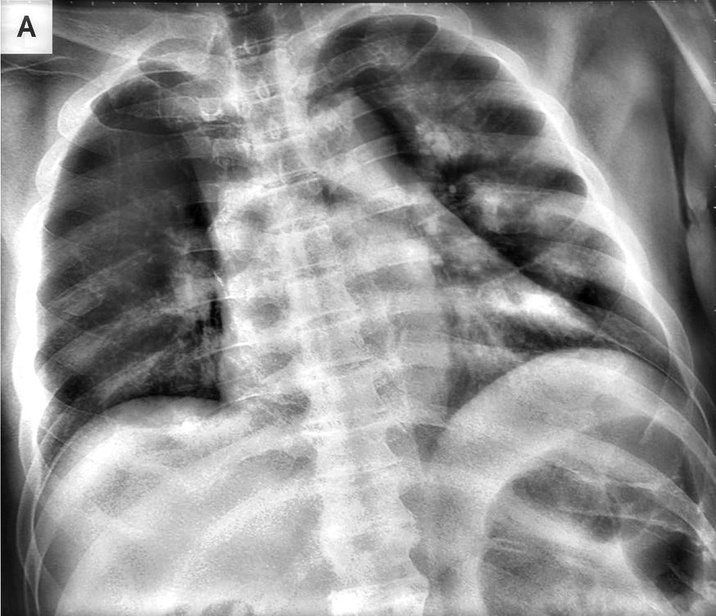
#> input picture sample/covid/001.jpg, 716 x 616 px, shrunk from 873 x 751 before the run, found by its file name
$ jupyter execute --allow-errors 01_02_PreProcessing.ipynb   (shell and % lines are left out)   (older library calls are emulated)
#> lines starting #> are read from the running program, lines starting #| are printed output that depends on the picture
<a href="https://colab.research.google.com/github/ricardotran92/COVID19_Pneumonia_Normal_Chest_Xray_PA/blob/main/Github_Colab.ipynb" target="_parent"></a>

[cell 1]
from google.colab import drive as drive
# drive.flush_and_unmount()
drive.mount('/content/drive')

[cell 2]
# Access a public Github repos
%cd '/content'

[cell 3]
import pandas as pd
import numpy as np
import os
import matplotlib.pyplot as plt
import cv2
from PIL import Image

[cell 4]
# @title
def DataSetSummary (local_path, tabs):
  # Take list of files & folders in local folder
  all_items = os.listdir(local_path)

  # Filter folder list
  folders = [item for item in all_items if os.path.isdir(os.path.join(local_path, item))]

  # Print summary information if folders > 0:
  if(len(folders) > 0):
    indent = '\t' * tabs
    print("{}Tổng số thư mục: {}".format(indent, len(folders)))
    for folder in folders:
      folder_path = os.path.join(local_path, folder)
      files_in_folder = len(os.listdir(folder_path))
      print("{}-Thư mục: {}, Số tệp: {}".format(indent, folder, files_in_folder))
      DataSetSummary(folder_path, tabs+1)

# DataSetSummary(local_path, 0)

[cell 5]
# import os

# Hierarchical local folder in Colab
repository_folder = ["COVID19_Pneumonia_Normal_Chest_Xray_PA"]

for folder in repository_folder:
  local_path = '/content/' + folder + '/dataset'
  # local_path = '/content/' + folder + '/sample'
  DataSetSummary(local_path, 0)

[cell 6]
%cd /content/drive/MyDrive/Colab Notebooks/Thesis/Preprocessing/COVID19_Pneumonia_Normal_Chest_Xray_PA

[cell 7]
# Set the path to your dataset
dataset_path = '/content/COVID19_Pneumonia_Normal_Chest_Xray_PA/sample'
# dataset_path = '/content/COVID19_Pneumonia_Normal_Chest_Xray_PA/dataset'

[cell 8]
import os

class Image:
    def __init__(self, path, label):
        # self.image = cv2.imread(path) # directly read
        self.path = path # only directory
        self.label = label

def load_images_from_folder(dataset_path):
    images = []
    # labels = [] # direct
    for class_name in os.listdir(dataset_path):
        class_folder_path = os.path.join(dataset_path, class_name)
        if os.path.isdir(class_folder_path):
            for image_name in os.listdir(class_folder_path):
                image_path = os.path.join(class_folder_path, image_name)
                img = Image(image_path, class_name)
                images.append(img)
                # labels.append(img.label) # direct
    # return images, labels # direct
    return images

images = load_images_from_folder(dataset_path)
# for class_name, imgs in images.items():
#     for img in imgs:
#         print(f"Path: {img.path}, Label: {img.label}")

[cell 9]
def load_images_from_folder(dataset_path, images_per_class=None):
    images = {}
    for class_name in os.listdir(dataset_path):
        class_folder_path = os.path.join(dataset_path, class_name)
        if os.path.isdir(class_folder_path):
            count = 0
            images[class_name] = []
            for image_name in os.listdir(class_folder_path):
                if images_per_class is None or count < images_per_class:
                    image_path = os.path.join(class_folder_path, image_name)
                    img = Image(image_path, class_name)
                    images[class_name].append(img)
                    count += 1
    return images

def imshow(images, images_per_class=None):
#> called with images_per_class = 10
    for class_name, imgs in images.items():
        plt.figure(figsize=(30,30))
        print(f'Class {class_name}')
        for i in range(min(images_per_class if images_per_class else len(imgs), len(imgs))):
            plt.subplot(1, images_per_class if images_per_class else len(imgs), i+1)
            img = cv2.imread(imgs[i].path)
#> img is the input picture: shape (616, 716, 3); min 0, max 255, mean 144.3
            # img = cv2.cvtColor(img, cv2.COLOR_BGR2RGB)
            plt.imshow(img)
            # plt.title(os.path.basename(imgs[i].path))
            plt.axis('off')
        plt.show()

# Example usage:
images = load_images_from_folder(dataset_path)
imshow(images, 10)

[cell 10]
from PIL import Image

# [11 lines left out: function get_image_specifications, not called in this run]

# Example usage:
# image_path = "/content/COVID19_Pneumonia_Normal_Chest_Xray_PA/sample/pneumonia/00001182_004.png"
print('images.keys:', images.keys())
#> (the rest of this cell did not finish here and is left out)

## Noise Metrics

GitHub Copilot: The evaluation metrics indicate that both the Github Copilot's code and ChatGPT's code have successfully reduced the noise in the image, as evidenced by the non-infinite PSNR and non-zero RMSE values.

The PSNR (Peak Signal-to-Noise Ratio) is a measure of the peak error. The fact that PSNR is infinite for the original image indicates there's no noise (as it's being compared with itself), while for the processed images, the PSNR values are finite and quite high, indicating a low level of distortion.

The RMSE (Root Mean Square Error) is a quadratic scoring rule that measures the average magnitude of the error. The fact that RMSE is zero for the original image indicates there's no error (as it's being compared with itself), while for the processed images, the RMSE values are non-zero but quite low, indicating a low level of error.

The SNR (Signal-to-Noise Ratio) is a measure of signal strength relative to background noise. The negative SNR values indicate that the noise is stronger than the signal, which is not ideal. However, the SNR values have increased (become less negative) from the original to the processed images, indicating that the signal has become stronger relative to the noise.

In terms of comparison between Github Copilot's code and ChatGPT's code, the metrics are quite similar, but ChatGPT's code has slightly better PSNR and RMSE values, indicating slightly less distortion and error. However, the differences are quite small and may not be noticeable in the image quality.

GitHub Copilot: Dĩ nhiên, dưới đây là các định nghĩa bằng tiếng Việt:

1. PSNR (Peak Signal-to-Noise Ratio - Tỉ lệ tín hiệu so với nhiễu): PSNR là một độ đo chất lượng của hình ảnh đã được khôi phục so với hình ảnh gốc. PSNR càng cao, chất lượng hình ảnh khôi phục càng tốt và càng giống với hình ảnh gốc.

2. RMSE (Root Mean Square Error - Sai số bình phương trung bình): RMSE là một độ đo sự khác biệt giữa các giá trị dự đoán bởi một mô hình và các giá trị thực tế. RMSE càng thấp, mô hình dự đoán càng chính xác.

3. SNR (Signal-to-Noise Ratio - Tỉ lệ tín hiệu so với nhiễu): SNR là một độ đo chất lượng tín hiệu so với nhiễu. SNR càng cao, chất lượng tín hiệu càng tốt và nhiễu càng ít.

Lưu ý rằng, mặc dù PSNR, RMSE, và SNR cao thường cho thấy chất lượng hình ảnh tốt hơn, nhưng chúng không phải lúc nào cũng dẫn đến độ chính xác cao hơn trong các tác vụ phân loại.

[cell 11]
from skimage.metrics import peak_signal_noise_ratio, mean_squared_error

# [21 lines left out: function calculate_metrics, not called in this run]

It looks like you've provided information about three different image quality metrics: PSNR (Peak Signal-to-Noise Ratio), MSE (Mean Squared Error), and AMBE (Absolute Mean Brightness Error). These metrics are commonly used for assessing the quality of reconstructed or processed images. Let me explain each of them briefly:

### 1. Peak Signal-to-Noise Ratio (PSNR):

PSNR is a measure of the quality of a reconstructed or processed image. It is expressed in decibels (dB) and is calculated using the formula:

$$ PSNR = 10 \cdot \log_{10}\left(\frac{{\text{Max Value}^2}}{{\text{MSE}}}\right) $$

Where:
- $\text{Max Value}$ is the maximum pixel value of the image (usually 255 for 8-bit images).
- $\text{MSE}$ is the Mean Squared Error between the original and processed images.

### 2. Mean Squared Error (MSE):

MSE is a measure of the average squared differences between corresponding pixels of the original and processed images. It is calculated using the formula:

$$ MSE = \frac{1}{N \times M} \sum_{i=1}^{N} \sum_{j=1}^{M} (I(i, j) - P(i, j))^2 $$

Where:
- $N$ and $M$ are the dimensions of the images.
- $I(i, j)$ is the intensity of the pixel at position $(i, j)$ in the original image.
- $P(i, j)$ is the intensity of the pixel at position $(i, j)$ in the processed image.

### 3. Absolute Mean Brightness Error (AMBE):

AMBE measures the contrast between the initial image's brightness and the improved image's brightness. It is given by the formula:

$$ AMBE = \frac{1}{N \times M} \sum_{i=1}^{N} \sum_{j=1}^{M} |I(i, j) - P(i, j)| $$

Where:
- $N$ and $M$ are the dimensions of the images.
- $I(i, j)$ is the intensity of the pixel at position $(i, j)$ in the original image.
- $P(i, j)$ is the intensity of the pixel at position $(i, j)$ in the processed image.

These metrics are commonly used for image quality assessment, and you can implement them using the appropriate formulas in your chosen programming language (such as Python). If you have specific questions or need code examples, feel free to ask!

[cell 12]
import cv2
import numpy as np

# [27 lines left out: function calculate_metrics, not called in this run]

## Original

[cell 13]
import os
import cv2
import numpy as np
from shutil import copyfile

# Define that paths
# dataset_path = '/content/COVID19_Pneumonia_Normal_Chest_Xray_PA/sample'
output_path = '/content/drive/MyDrive/Colab Notebooks/Thesis/Preprocessing/COVID19_Pneumonia_Normal_Chest_Xray_PAOriginal'

# Create the output directory if it doesn't exist
os.makedirs(output_path, exist_ok=True)

# Get the list of child class folders
child_folders = os.listdir(dataset_path)

# Process each child class folder
for folder in child_folders:
    # Create the output folder for the current child class
    output_folder = os.path.join(output_path, folder)
    os.makedirs(output_folder, exist_ok=True)

    # Get the list of image files in the current child class folder
    folder_path = os.path.join(dataset_path, folder)
    image_files = os.listdir(folder_path)

    # # List of lossless formats
    # lossless_formats = ['.png']

    # Process each image file
    for image_file in image_files:
        # Read the image
        image_path = os.path.join(folder_path, image_file)
        img = cv2.imread(image_path)

        # Export the preprocessed image to the output folder
        filename, extension = os.path.splitext(image_file)
        # output_image_path = os.path.join(output_folder, image_file)
        output_image_path = os.path.join(output_folder, filename + '.jpg')
        cv2.imwrite(output_image_path, img)
        # [4 lines of commented-out code are left out]

## Butterworth

[cell 14]
import scipy.fftpack as fftim
a = np.mgrid[:5, :5][0]
display("a",a)
plt.imshow(a, cmap='gray')
a = np.fft.fft2(a)
display("fft2 a", a)
a = abs(a)
display("abs", a)
a = fftim.fftshift(a)
display("fftim a", a)
a = np.fft.ifft2(a, s=None, axes=(-2,-1))
display(a)
a = abs(a)
plt.imshow(a, cmap='gray')
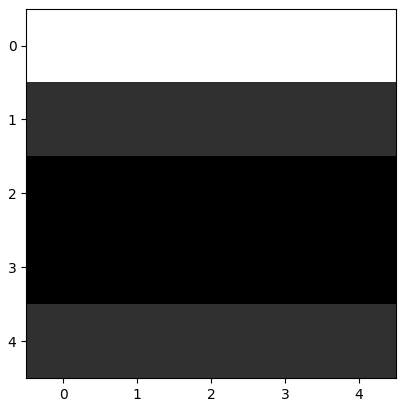
#> figure drawn by matplotlib, 1 panel

[cell 15]
import scipy.fftpack as fftim
from PIL import Image
import matplotlib.pyplot as plt

# Opening the image and converting it to grayscale.
# b = Image.open('../Figures/fft1.png').convert('L')
#> (the rest of this cell did not finish here and is left out)

### Bandpass idea

[cell 16]
import scipy.misc
import numpy, math
import scipy.fftpack as fftim
from PIL import Image
import cv2
# Opening the image and converting it to grayscale.
#> (the rest of this cell did not finish here and is left out)

GitHub Copilot: The Butterworth bandpass filter is a type of filter that passes frequencies within a certain range and rejects frequencies outside that range. The parameters of the filter, including the low cut-off frequency (`lowcut`), high cut-off frequency (`highcut`), and order (`order`), can significantly affect the output image in terms of brightness, noise, edge sharpness, and detail.

1. `lowcut`: This parameter determines the smallest features that will be preserved in the image. If `lowcut` is set too high, smaller details in the image may be lost, and the image may appear blurred. This can also reduce the overall brightness of the image, as the low frequencies in the Fourier domain correspond to the overall brightness in the spatial domain.

2. `highcut`: This parameter determines the largest features that will be preserved in the image. If `highcut` is set too low, larger details in the image may be lost, and the image may appear more noisy. This can also reduce the contrast of the image, as the high frequencies in the Fourier domain correspond to the edges and fine details in the spatial domain.

3. `order`: This parameter determines the sharpness of the transition between the passband and the stopband. A higher order results in a steeper transition, which can help to more precisely control which frequencies are passed and which are stopped. However, a higher order can also result in more ringing artifacts in the spatial domain, which can appear as ripples or echoes near the edges of objects.

In general, you would need to adjust these parameters based on the specific characteristics of your image and the desired output. For example, if your image has a lot of small details and you want to preserve these while reducing noise, you might choose a lower `lowcut` and a higher `highcut`. If your image has a lot of large objects and you want to enhance these while reducing smaller details, you might choose a higher `lowcut` and a lower `highcut`. The `order` can be adjusted based on how sharp you want the transition between the passband and the stopband to be.

[cell 17]
rows, cols = 3, 4 # image.shape
#> rows = 3; cols = 4

# # part code 1:
# Create a meshgrid for the (u, v) coordinates
x = np.linspace(-0.5, 0.5, cols, endpoint=False) * cols
#> x = [-2, -1, 0, 1]
y = np.linspace(-0.5, 0.5, rows, endpoint=False) * rows
#> y = [-1.5, -0.5, 0.5]
x, y = np.meshgrid(x, y)
radius = np.sqrt(x**2 + y**2)
# Calculate the distance to the center of the frequency domain
display(x, y, radius)

# part code 2:
x = np.linspace(-0.5, 0.5, cols) * cols
#> x = [-2, -0.667, 0.667, 2]
y = np.linspace(-0.5, 0.5, rows) * rows
#> y = [-1.5, 0, 1.5]
radius = np.sqrt((x[np.newaxis,:]**2) + (y[:,np.newaxis]**2))
#> radius = [[2.5, 1.64, 1.64, 2.5], [2, 0.667, 0.667, 2], [2.5, 1.64, 1.64, 2.5]]
display(x, y, radius)

GitHub Copilot: The radius calculation is used to determine the distance of each point in the frequency domain from the center. This distance is then used to determine whether a given frequency should be passed or stopped by the filter.

In Code 1, the `np.meshgrid` function is used to create a two-dimensional grid of `x` and `y` values, and the radius is calculated as the Euclidean distance from each point to the center of the grid (0.5, 0.5). This means that the filter will be centered around the middle of the frequency domain, which corresponds to the low frequencies in the image.

In Code 2, the `x` and `y` values are scaled by the width and height of the image, respectively, before the radius is calculated. This means that the filter will be centered around the origin of the frequency domain, which corresponds to the high frequencies in the image.

The choice between these two methods depends on the specific characteristics of your image and the desired output. If your image has a lot of high-frequency noise that you want to remove, you might choose the method from Code 2. If your image has a lot of low-frequency noise or you want to preserve the low-frequency components of the image, you might choose the method from Code 1.

In both cases, you would need to adjust the `lowcut` and `highcut` frequencies based on the specific frequencies you want to pass or stop. The `lowcut` frequency should be set to the smallest feature size you want to preserve, and the `highcut` frequency should be set to the largest feature size you want to preserve.

### Option 1:

[cell 18]
import numpy as np
import cv2
from scipy.fftpack import fftshift, ifftshift, fft2, ifft2

import os
from shutil import copyfile

# Define that paths
dataset_path = '/content/COVID19_Pneumonia_Normal_Chest_Xray_PA/sample'
output_path = '/content/drive/MyDrive/Colab Notebooks/Thesis/Preprocessing/CLAHE_Butterworth_HE_8'

# Create the output directory if it doesn't exist
os.makedirs(output_path, exist_ok=True)

# Get the list of child class folders
child_folders = os.listdir(dataset_path)

def butterworth_bandpass_filter(image, low_cutoff, high_cutoff, order=2):
    rows, cols = image.shape
    x = np.linspace(-0.5, 0.5, cols, endpoint=False)
    y = np.linspace(-0.5, 0.5, rows, endpoint=False)
    [x, y] = np.meshgrid(x, y)
    radius = np.sqrt((x ** 2) + (y ** 2))
    filter_ = 1 / (1.0 + (radius / low_cutoff) ** (2 * order))
    filter_ = 1 - filter_
    filter_ = 1 - 1 / (1.0 + (radius / high_cutoff) ** (2 * order)) * filter_
    return filter_


# Process each child class folder
for folder in child_folders:
    # Create the output folder for the current child class
    output_folder = os.path.join(output_path, folder)
    os.makedirs(output_folder, exist_ok=True)

    # Get the list of image files in the current child class folder
    folder_path = os.path.join(dataset_path, folder)
    image_files = os.listdir(folder_path)

    # Process each image file
    for image_file in image_files:
        # Read the image
        image_path = os.path.join(folder_path, image_file)
        img = cv2.imread(image_path, 0)
#> img: shape (616, 716)

        # Apply CLAHE
        clahe = cv2.createCLAHE(clipLimit=2.0, tileGridSize=(8,8))
        cl1 = clahe.apply(img)
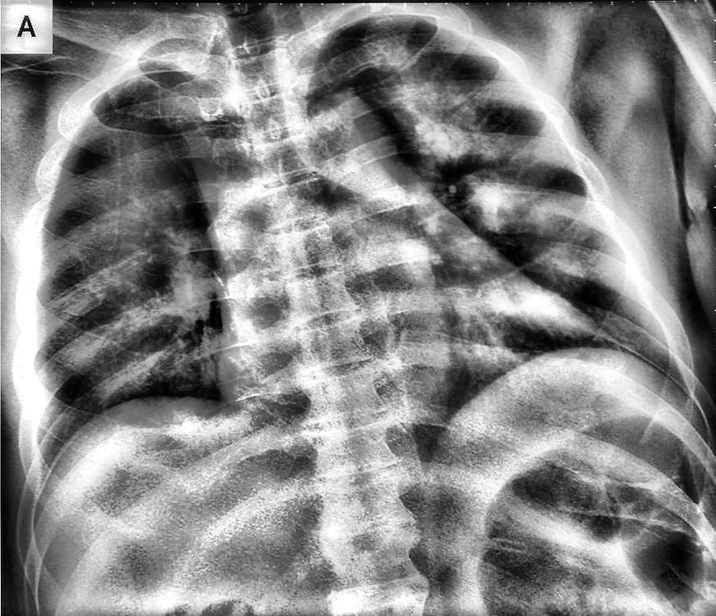
#> cl1: shape (616, 716); min 0, max 255, mean 134.3

        # Apply Butterworth bandpass filter
        img_dft = fftshift(fft2(cl1))
        # filter_ = butterworth_bandpass_filter(cl1, low_cutoff=0.0, high_cutoff=0.3)
        # filter_ = butterworth_bandpass_filter(cl1, low_cutoff=0.05, high_cutoff=0.5)  # Adjust the cutoff frequencies
        filter_ = butterworth_bandpass_filter(cl1, low_cutoff=0.2, high_cutoff=0.3)
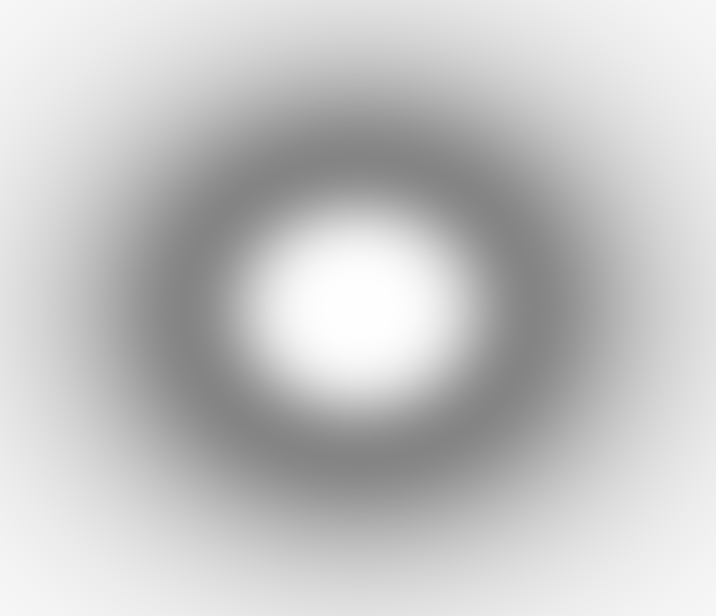
#> filter_: shape (616, 716) float64; min 0.521, max 1, mean 0.773
        img_filtered = np.abs(ifft2(ifftshift(img_dft * filter_)))

        # Normalize the filtered image to the range [0, 255]
        img_filtered = cv2.normalize(img_filtered, None, alpha=0, beta=255, norm_type=cv2.NORM_MINMAX, dtype=cv2.CV_8U)

        # Apply histogram equalization
        equalized_image = cv2.equalizeHist(img_filtered)
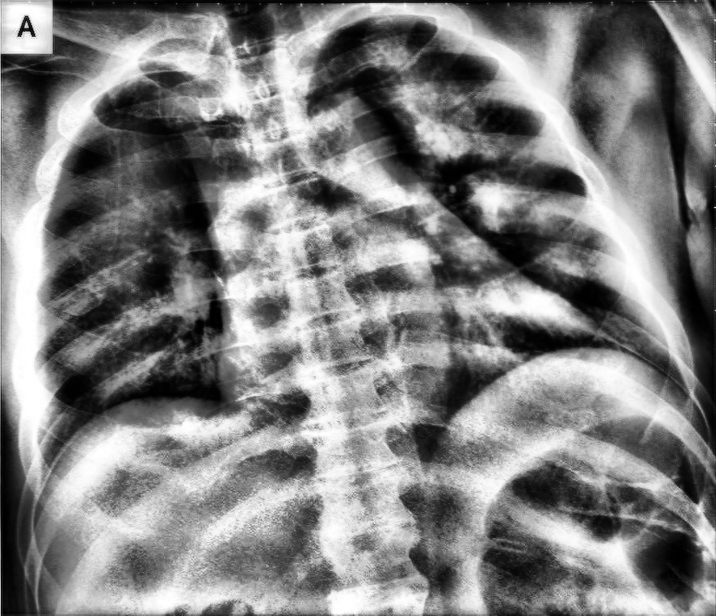
#> equalized_image: shape (616, 716); min 0, max 255, mean 128

        # Export the preprocessed image to the output folder
        filename, extension = os.path.splitext(image_file)
        output_image_path = os.path.join(output_folder, filename + '.jpg')
        # cv2.imwrite(output_image_path, img_filtered)
        cv2.imwrite(output_image_path, equalized_image)

[cell 19]
import os
import cv2
import numpy as np
from scipy.fftpack import fftshift, ifftshift, fft2, ifft2
from shutil import copyfile

# Define the paths
output_path = '/content/drive/MyDrive/Colab Notebooks/Thesis/Preprocessing/CLAHE_Butterworth_HE_6'

# Define Butterworth low pass and high pass filters
def butterworth_bandpass_filter(image, low_cutoff, high_cutoff, order=2):
    # Get the image dimensions
#> called with low_cutoff = 0.01, high_cutoff = 0.3, order = 2
    rows, cols = image.shape

    # Create a meshgrid for the (u, v) coordinates
    x = np.linspace(-0.5, 0.5, cols, endpoint=False)
    y = np.linspace(-0.5, 0.5, rows, endpoint=False)
    u, v = np.meshgrid(x, y)

    # Calculate the distance to the center of the frequency domain
    D = np.sqrt(u**2 + v**2)

    # Create the Butterworth bandpass filter
    H = 1 / (1 + (D / low_cutoff)**(2*order)) * (1 - 1 / (1 + (D / high_cutoff)**(2*order)))

    # Apply the filter to the image in the frequency domain
    G = H * fftshift(fft2(image))

    # Convert the image back to the spatial domain
    filtered_image = np.abs(ifft2(ifftshift(G)))
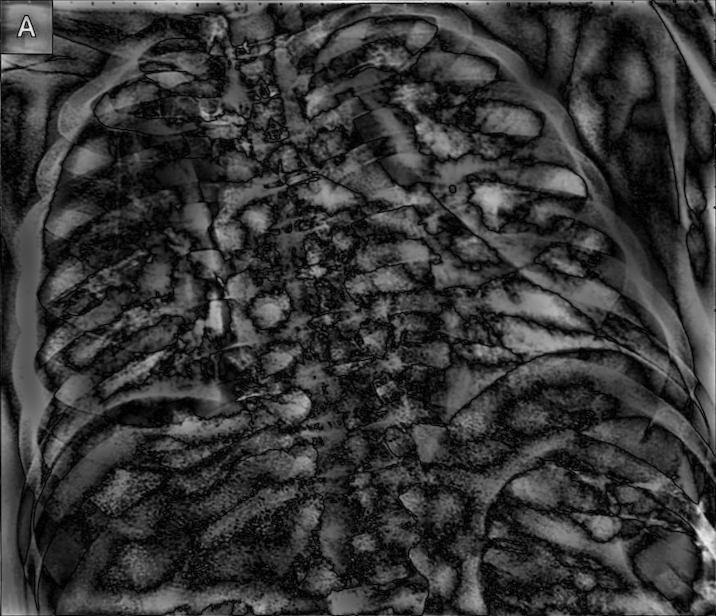
#> filtered_image: shape (616, 716) float64; min 1.25e-10, max 0.000212, mean 4.53e-05; drawn with min black and max white

    # Normalize the filtered image to the range [0, 255]
    filtered_image = cv2.normalize(filtered_image, None, alpha=0, beta=255, norm_type=cv2.NORM_MINMAX, dtype=cv2.CV_8U)

    return filtered_image


# Get the list of child class folders
child_folders = os.listdir(dataset_path)

# Process each child class folder
for folder in child_folders:
    # Create the output folder for the current child class
    output_folder = os.path.join(output_path, folder)
    os.makedirs(output_folder, exist_ok=True)

    # Get the list of image files in the current child class folder
    folder_path = os.path.join(dataset_path, folder)
    image_files = os.listdir(folder_path)

    # Process each image file
    for image_file in image_files:
        # Read the image
        image_path = os.path.join(folder_path, image_file)
        img = cv2.imread(image_path, 0)

        # Apply CLAHE
        clahe = cv2.createCLAHE(clipLimit=2.0, tileGridSize=(8,8))
        cl1 = clahe.apply(img)

        # Apply the Butterworth bandpass filter to the image
        filtered_image = butterworth_bandpass_filter(cl1, low_cutoff=0.01, high_cutoff=0.3)

        # Preserve brightness
        filtered_image = cv2.addWeighted(cl1, 0.5, filtered_image, 0.5, 0)
#> (the rest of the program and of its run is left out)
